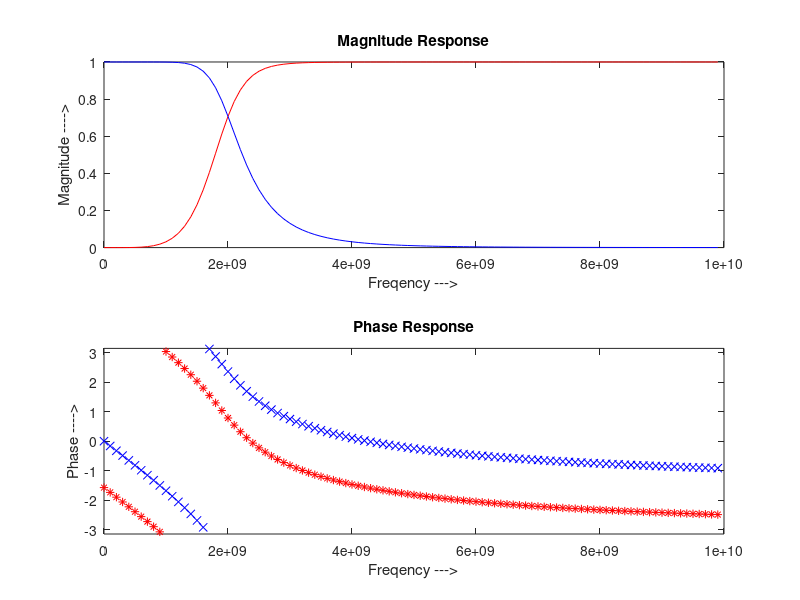

Write MATLAB code to recreate this figure.
clear all;
close all;
clc;

Z0 = 50;
C1 = 0.984*10^(-12);
L2 = 6.438*10^(-9);
C3 = 3.183*10^(-12);
L4 = L2;
C5 = C1;

f=1:0.1*10^9:10*10^9;

for i=1:1:length(f)
  w=2*pi*f(i);
  
  T1 = [1 0; j*w*C1 1];
  T2 = [1 j*w*L2; 0 1];
  T3 = [1 0; j*w*C3 1];
  T4 = [1 j*w*L4; 0 1];
  T5 = [1 0; j*w*C5 1];
  
  T = T1*T2*T3*T4*T5;
  A = T(1,1);
  B = T(1,2);
  C = T(2,1);
  D = T(2,2);

  S21(i) = 2/(A + B/Z0 + C*Z0 + D);
  S11(i) = (A + B/Z0 - C*Z0 - D)/(A + B/Z0 + C*Z0 + D);
  i = i+1;
end

subplot(2,1,1);
plot(f,abs(S11),'r-',f,abs(S21),'b-');
title('Magnitude Response');
xlabel('Freqency --->');
ylabel('Magnitude ---->');
subplot(2,1,2);
plot(f,angle(S11),'r*',f,angle(S21),'bx');
axis([0 10*10^9 -pi pi]);
title('Phase Response');
xlabel('Freqency --->');
ylabel('Phase ---->');